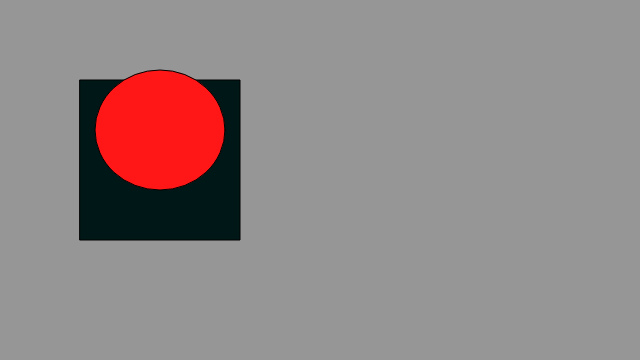
Frame 1 (no input)
Frame 60 (no input): identical to frame 1, image omitted
Frame 120 (the mouse pressed at the canvas centre since frame 60): identical to frame 1, image omitted

The p5.js sketch that drew this single still picture (run headless with seeded random() and noise() and a simulated clock; from frame 60 on, the mouse is pressed at the canvas centre):

// p5.js sketch
// ── sketch.js

// Color    1.4


function setup() {
createCanvas(640, 360);

}

function draw() {
background(150, 150, 150); // ORDER IT LOADs, if all numbers the same = greyscale, unless 0, 0, 0 then its black
 ellipseMode(CENTER);
 rectMode(CENTER); 

 fill(0, 23, 23);
  rect(160, 160, 160,160);


 fill(255, 23, 23);
  ellipse(160, 130, 130, 120);

  
}
